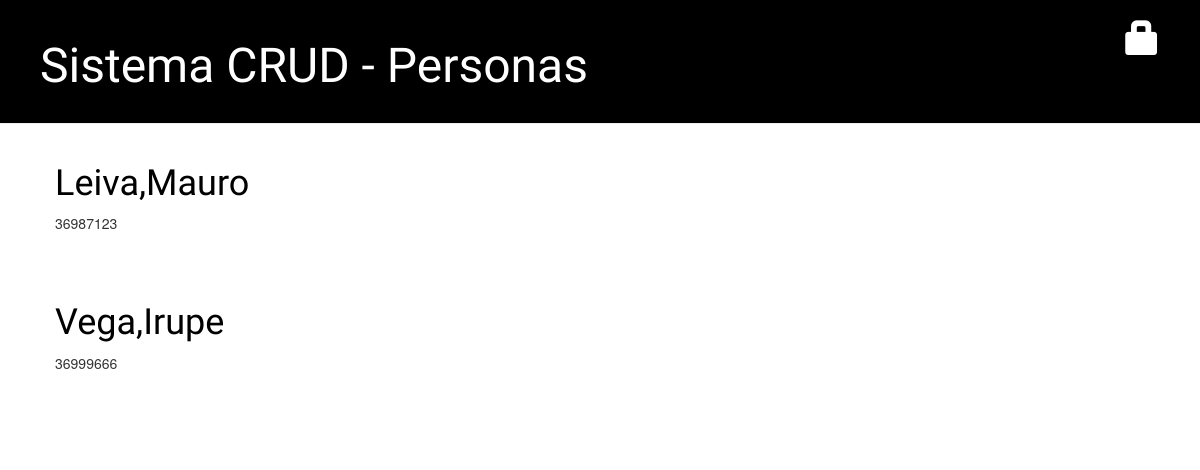
Before: / with the older database file.
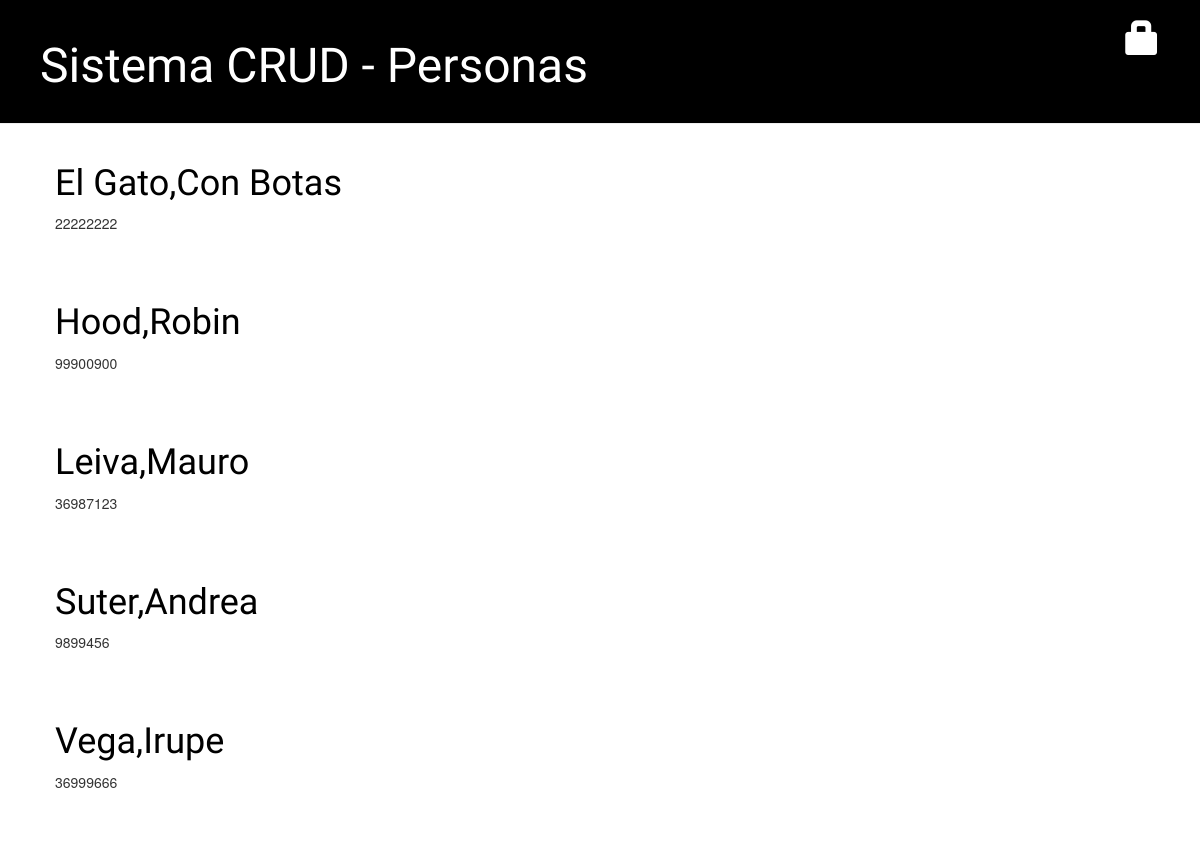
After: the same page with the newer database file.
### blog/models.py (models this page shows, shortened)
class Persona(models.Model):
    author = models.ForeignKey('auth.User', on_delete=models.CASCADE)
    apellido = models.CharField(max_length=100)
    nombre = models.CharField(max_length=100)
    dni = models.CharField(max_length=100)
    domicilio = models.CharField(max_length=200)
    fechaDeNacimiento = models.DateField()
    fechaDeAlta = models.DateTimeField(default=timezone.now)

### blog/views.py (the view)
# urls.py: path('', views.post_list, name='post_list'),
def post_list(request):
    personas = Persona.objects.all().order_by('apellido')
    return render(request, 'blog/post_list.html', {'personas': personas})

### blog/templates/blog/post_list.html
{% extends 'blog/base.html' %}
{% block content %}
     {% for persona in personas %}
        <div class="post">
            <h1><a href="{% url 'post_detail' pk=persona.pk %}">{{ persona.apellido }},{{ persona.nombre}}</a></h1>
            <p>{{ persona.dni}}</p>
        </div>
    {% endfor %}
{% endblock %}

### blog/templates/blog/base.html (shortened to what this page needs)
{% load static %}
<head>
    <link rel="stylesheet" href="//maxcdn.bootstrapcdn.com/bootstrap/3.2.0/css/bootstrap.min.css">
    <link rel="stylesheet" href="//maxcdn.bootstrapcdn.com/bootstrap/3.2.0/css/bootstrap-theme.min.css">
    <link rel="stylesheet" href="{% static 'css/blog.css' %}">
</head>
<body>
    <div class="page-header">
        {% if user.is_authenticated %}
            <a href="{% url 'post_new' %}" class="top-menu"><span class="glyphicon glyphicon-plus"></span></a>
            <p class="top-menu">Hola {{ user.username }} <small>(<a href="{% url 'logout' %}">Log out</a>)</small></p>
        {% else %}
             <a href="{% url 'login' %}" class="top-menu"><span class="glyphicon glyphicon-lock"></span></a>
        {% endif %}
        <h1><a href="/">Sistema CRUD - Personas</a></h1>
    </div>
    <div class="content container">
        <div class="row">
            <div class="col-md-8">
            {% block content %}
            {% endblock %}
            </div>
        </div>
    </div>
</body>

### blog/static/css/blog.css (style rules this page uses)
.page-header { background-color: #000000; margin-top: 0; padding: 20px 20px 20px 40px; }
.page-header h1, .page-header h1 a, .page-header h1 a:visited, .page-header h1 a:active { color: #ffffff; font-size: 36pt; text-decoration: none; }
.content { margin-left: 40px; }
h1, h2, h3, h4 { font-family: 'Russo One', sans-serif; }
.top-menu, .top-menu:hover, .top-menu:visited { color: #ffffff; float: right; font-size: 26pt; margin-right: 20px; }
.post { margin-bottom: 70px; }
.post h1 a, .post h1 a:visited { color: #000000; }

Changed rows visible on the page:
added Persona: apellido "El Gato", nombre "Con Botas", dni "22222222"
added Persona: apellido "Hood", nombre "Robin", dni "99900900"
added Persona: apellido "Suter", nombre "Andrea", dni "9899456"
